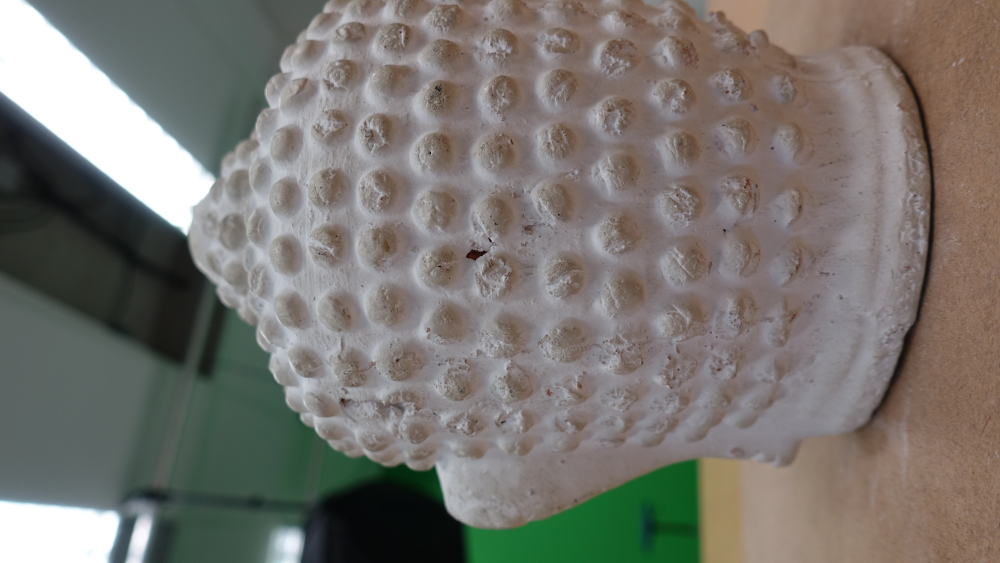
#> input picture reconstruction/v3_current/outputs/neuralangelo/images/00001._c.jpg, 2000 x 1125 px (shown at 1/2 size); its folder holds 4 pictures in this run
$ python benchmark_matching.py   (older library calls are emulated)
#> lines starting #> are read from the running program, lines starting #| are printed output that depends on the picture
### reconstruction/v3_current/ml/feature_embeddings.py
"""
ml/feature_embeddings.py
------------------------
Visual embedding extraction engine for ML image pair similarity ranking.
Provides fast, lightweight, pure-CPU visual feature descriptors with
zero GPU dependency.
"""

import os
from typing import List, Optional, Tuple
import cv2
import numpy as np


class SpatialPyramidVisualEmbedding:
    """
    Lightweight, deterministic visual descriptor combining spatial pyramid
    color moments and directional gradient texture histograms.

    Captures both global scene color layout and localized structural boundaries
    without requiring heavy neural network downloads or CUDA.
    """

    def __init__(self, target_size: Tuple[int, int] = (256, 256)):
        self.target_size = target_size

    def extract(self, image_input) -> np.ndarray:
        """
        Extract a normalized 200-dimensional spatial pyramid visual descriptor.

        Parameters
        ----------
        image_input : str or np.ndarray
            Path to image or pre-loaded BGR image numpy array.

        Returns
        -------
        np.ndarray
            1D float32 normalized embedding vector of shape (200,).
        """
        if isinstance(image_input, (str, bytes, os.PathLike)):
            img = cv2.imread(str(image_input), cv2.IMREAD_COLOR)
#> img is the input picture: shape (1125, 2000, 3); mean B, G, R 111.1, 116.7, 120.1
            if img is None:
                raise ValueError(f"Could not read image from path: {image_input}")
        else:
            img = image_input

        # Canonical resize
        img_small = cv2.resize(img, self.target_size, interpolation=cv2.INTER_AREA)

        # Multi-color space conversions
        hsv = cv2.cvtColor(img_small, cv2.COLOR_BGR2HSV)
#> hsv: shape (256, 256, 3); mean H, S, V 62.3, 43, 125.9
        lab = cv2.cvtColor(img_small, cv2.COLOR_BGR2LAB)
#> lab: shape (256, 256, 3); mean of channels 0, 1, 2 124.6, 128.6, 131.9
        gray = cv2.cvtColor(img_small, cv2.COLOR_BGR2GRAY)
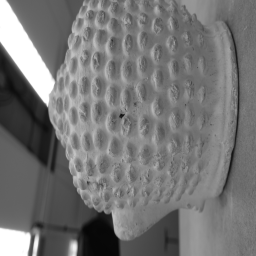
#> gray: shape (256, 256); min 6, max 255, mean 117.1

        h, w = self.target_size
        h_half, w_half = h // 2, w // 2

        # 2-Level Spatial Pyramid: Level 0 (1x1 global), Level 1 (2x2 quadrants)
        grids = [
            (0, 0, h, w),               # Global
            (0, 0, h_half, w_half),     # Top-Left
            (0, w_half, h_half, w),     # Top-Right
            (h_half, 0, h, w_half),     # Bottom-Left
            (h_half, w_half, h, w),     # Bottom-Right
        ]

        features = []
        for y1, x1, y2, x2 in grids:
            hsv_cell = hsv[y1:y2, x1:x2]
            lab_cell = lab[y1:y2, x1:x2]
            gray_cell = gray[y1:y2, x1:x2]

            # 1. Color distribution: Hue (16 bins), Saturation (8 bins), Chroma-B (8 bins)
            h_hist = cv2.calcHist([hsv_cell], [0], None, [16], [0, 180]).flatten()
            s_hist = cv2.calcHist([hsv_cell], [1], None, [8], [0, 256]).flatten()
            b_hist = cv2.calcHist([lab_cell], [2], None, [8], [0, 256]).flatten()

            # 2. Structural texture: Sobel gradient orientation histogram (8 bins)
            gx = cv2.Sobel(gray_cell, cv2.CV_32F, 1, 0, ksize=3)
            gy = cv2.Sobel(gray_cell, cv2.CV_32F, 0, 1, ksize=3)
            mag, ang = cv2.cartToPolar(gx, gy, angleInDegrees=True)
            g_hist = np.histogram(ang, bins=8, range=(0, 360), weights=mag)[0].astype(np.float32)

            cell_feat = np.concatenate([h_hist, s_hist, b_hist, g_hist]).astype(np.float32)
            norm = np.linalg.norm(cell_feat)
            if norm > 1e-7:
                cell_feat /= norm
            features.append(cell_feat)
#> this loop made 5 passes
#> (s_hist, b_hist, norm) on passes 1 to 4: ([34087, 14615, 12514, 2114, 389, 152, 1628, 37], [0, 0, 0, 17033, 48503, 0, 0, 0], 1329991.9), ([11934, 3604, 788, 50, 1, 6, 1, 0], [0, 0, 0, 5542, 10842, 0, 0, 0], 469576), ([6425, 4337, 4614, 971, 37, 0, 0, 0], [0, 0, 0, 2169, 14215, 0, 0, 0], 317102.4), ([8661, 3493, 3021, 599, 307, 99, 168, 36], [0, 0, 0, 5337, 11047, 0, 0, 0], 321126.6)
#> pass 1, in extract, `gy = cv2.Sobel(gray_cell, cv2.CV_32F, 0, 1, ksize=3)`:
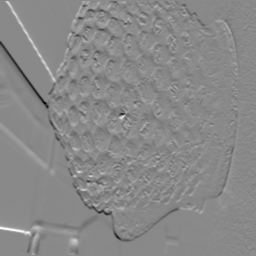
#> gy: shape (256, 256) float32; min -479, max 411, mean -0.4; drawn with min black and max white
#> pass 1, in extract, `mag, ang = cv2.cartToPolar(gx, gy, angleInDegrees=True)`:
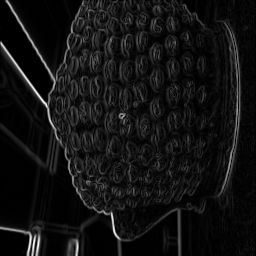
#> mag: shape (256, 256) float32; min 0, max 673.5, mean 49.1; drawn with min black and max white
#> pass 1, in extract, `mag, ang = cv2.cartToPolar(gx, gy, angleInDegrees=True)`:
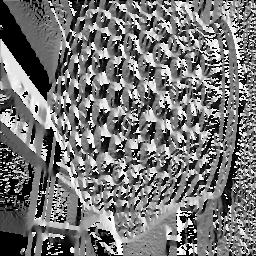
#> ang: shape (256, 256) float32; min 0, max 359.8, mean 166.7; drawn with min black and max white
#> after the loop:
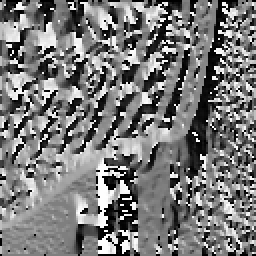
#> ang: shape (128, 128) float32 (shown 2 times larger); min 0, max 359.7, mean 171.2; drawn with min black and max white
#> after the loop:
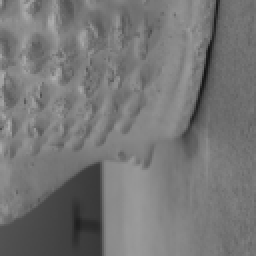
#> gray_cell: shape (128, 128) (shown 2 times larger); min 20, max 173, mean 117.7
#> after the loop:
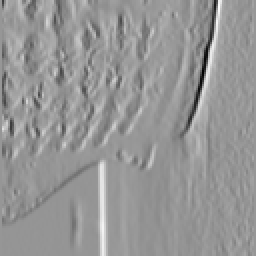
#> gx: shape (128, 128) float32 (shown 2 times larger); min -396, max 274, mean -0.9; drawn with min black and max white
#> after the loop, features = 5 items

        vec = np.concatenate(features).astype(np.float32)
#> vec = 200 values, max 0.612 at index 75, min 0 at index 24, mean 0.0635
        total_norm = np.linalg.norm(vec)
#> total_norm = 2.24
        if total_norm > 1e-7:
            vec /= total_norm
#> vec = 200 values, max 0.274 at index 75, min 0 at index 24, mean 0.0284
        return vec


class ONNXVisualEmbedding:
    """
    Optional deep learning visual embedding extractor using ONNX Runtime CPU.
    """

    # [29 lines left out: functions __init__, extract, not called in this run]


class VisualEmbeddingExtractor:
    """
    Unified manager for extracting image feature embeddings across an image list.
    """

    def __init__(self, method: str = "auto", model_path: Optional[str] = None):
        self.method = method
        self.backend = None

        if method in ("onnx", "auto") and model_path and os.path.exists(model_path):
            try:
                self.backend = ONNXVisualEmbedding(model_path)
            except Exception as e:
                print(f"[ML-EMBEDDING] Warning initializing ONNX backend: {e}. Falling back to spatial pyramid.")

        if self.backend is None:
            self.backend = SpatialPyramidVisualEmbedding()

    def extract_single(self, image_path: str) -> np.ndarray:
        return self.backend.extract(image_path)

    def extract_batch(
        self,
        image_paths: List[str],
        progress_callback=None
    ) -> np.ndarray:
        """
        Extract normalized embedding vectors for an entire list of images.
        """
        embeddings = []
        total = len(image_paths)
        for idx, path in enumerate(image_paths):
            emb = self.extract_single(path)
#> emb has the same summary as vec in extract
            embeddings.append(emb)
            if progress_callback and (idx % max(1, total // 5) == 0 or idx == total - 1):
                progress_callback(f"[ML-EMBEDDING] Extracted {idx + 1}/{total} visual embeddings...")
#> pass 2 of the loop in extract_batch, `for idx, path in enumerate(image_paths):`:
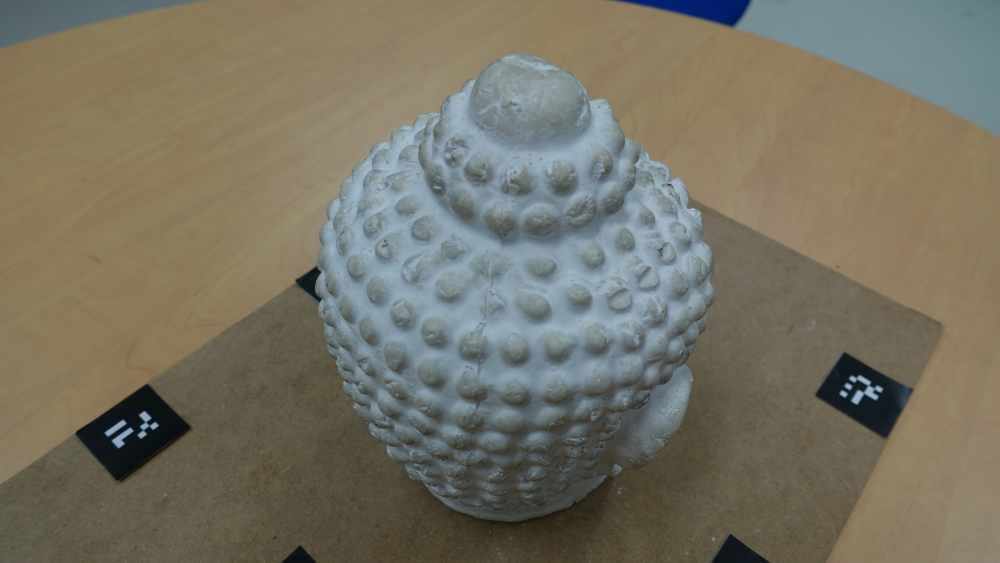
#> input picture reconstruction/v3_current/outputs/neuralangelo/images/00002._c.jpg, 2000 x 1125 px (shown at 1/2 size)
#> in extract, img is the input picture: shape (1125, 2000, 3); mean B, G, R 99.4, 114.5, 118.7
#> in extract (call 2), `gray = cv2.cvtColor(img_small, cv2.COLOR_BGR2GRAY)`:
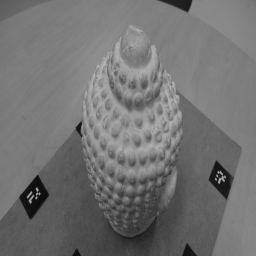
#> gray: shape (256, 256); min 13, max 180, mean 114
#> the loop in extract (call 2), `for y1, x1, y2, x2 in grids:` made 5 passes
#> (s_hist, b_hist, norm) on passes 1 to 2: ([5291, 21794, 36319, 1865, 78, 6, 13, 170], [0, 0, 183, 17275, 48078, 0, 0, 0], 722921.4), ([600, 4165, 11481, 138, 0, 0, 0, 0], [0, 0, 0, 3642, 12742, 0, 0, 0], 130345)
#> after the loop in extract (call 2), `for y1, x1, y2, x2 in grids:`:
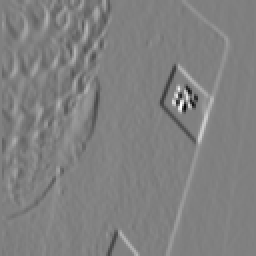
#> gx: shape (128, 128) float32 (shown 2 times larger); min -574, max 567, mean 1.7; drawn with min black and max white
#> in extract (call 2), `vec = np.concatenate(features).astype(np.float32)`: vec = 200 values, max 0.589 at index 72, min 0 at index 11, mean 0.0727
#> in extract (call 2), `vec /= total_norm`: vec = 200 values, max 0.263 at index 72, min 0 at index 11, mean 0.0325
#> emb has the same summary as vec in extract

        return np.asarray(embeddings, dtype=np.float32)

### reconstruction/v3_current/ml/image_pair_ranker.py
"""
ml/image_pair_ranker.py
-----------------------
Core ML candidate image pair selection and graph connectivity verification engine.
Replaces O(N^2) all-to-all matching with top-K visual similarity candidate pairs
while guaranteeing graph connectivity and multi-view reconstruction integrity.
"""

import os
from typing import List, Tuple, Dict, Any, Optional
import numpy as np
import networkx as nx

from ml.config import MLPairRankingConfig
from ml.feature_embeddings import VisualEmbeddingExtractor


class ImagePairRanker:
    """
    Ranks image pairs by visual feature similarity, constructs a symmetric candidate graph,
    enforces minimum degree and connectivity, and exports COLMAP-compatible pair lists.
    """

    def __init__(self, config: Optional[MLPairRankingConfig] = None):
        self.config = config or MLPairRankingConfig()
        self.embedding_extractor = VisualEmbeddingExtractor(
            method=self.config.embedding_method
        )

    def rank_pairs(
        self,
        image_paths: List[str],
        progress_callback=None
    ) -> Dict[str, Any]:
        """
        Extract embeddings, rank image pairs by visual similarity, enforce
        graph connectivity, and return candidate pairs and diagnostics.

        Parameters
        ----------
        image_paths : List[str]
            Full paths or filenames of the input images.
        progress_callback : callable, optional
            Function to receive status messages.

        Returns
        -------
        Dict[str, Any]
            Dictionary containing:
            - "candidate_pairs": List[Tuple[str, str]] (unique canonical pairs)
            - "pair_scores": Dict[Tuple[str, str], float]
            - "diagnostics": Dict of graph connectivity, degree, and reduction stats
            - "is_connected": bool
        """
        import time
        t_start = time.perf_counter()
        total_images = len(image_paths)
        exhaustive_count = (total_images * (total_images - 1)) // 2

        if total_images < 2:
            return {
                "candidate_pairs": [],
                "pair_scores": {},
                "diagnostics": {
                    "total_images": total_images,
                    "exhaustive_pairs": 0,
                    "candidate_pairs": 0,
                    "pair_reduction_pct": 0.0,
                    "connected_components": 0,
                    "is_connected": True,
                    "min_degree": 0,
                    "avg_degree": 0.0,
                },
                "is_connected": True
            }

        # Canonical basenames used by COLMAP
        image_names = [os.path.basename(p) for p in image_paths]

        if progress_callback:
            progress_callback(f"[ML-RANKER] Extracting visual embeddings for {total_images} images...")

        embeddings = self.embedding_extractor.extract_batch(
            image_paths,
            progress_callback=progress_callback
        )

        # ── 1. Cosine Similarity Matrix ──────────────────────────────────────────
        # Since embeddings are L2-normalized, matrix dot product gives cosine similarity
        sim_matrix = np.dot(embeddings, embeddings.T)
        np.clip(sim_matrix, -1.0, 1.0, out=sim_matrix)

        # ── 2. Top-K Candidate Graph Construction ────────────────────────────────
        G = nx.Graph()
        for name in image_names:
            G.add_node(name)

        pair_scores: Dict[Tuple[str, str], float] = {}

        top_k = max(1, min(self.config.top_k, total_images - 1))
        min_pairs = max(1, min(self.config.min_pairs_per_image, total_images - 1))
        thresh = self.config.similarity_threshold

        for i in range(total_images):
            src_name = image_names[i]
            scores = sim_matrix[i].copy()
            scores[i] = -999.0  # mask self-similarity

            sorted_indices = np.argsort(-scores)

            # Filter by threshold, but guarantee at least min_pairs per image
            chosen_indices = []
            for idx in sorted_indices:
                score = float(scores[idx])
                if len(chosen_indices) < min_pairs:
                    chosen_indices.append((idx, score))
                elif len(chosen_indices) < top_k and score >= thresh:
                    chosen_indices.append((idx, score))
                elif len(chosen_indices) >= top_k:
                    break

            for dst_idx, score in chosen_indices:
                dst_name = image_names[dst_idx]
                if src_name != dst_name:
                    canonical_pair = tuple(sorted([src_name, dst_name]))
                    G.add_edge(canonical_pair[0], canonical_pair[1], weight=score)
                    pair_scores[canonical_pair] = max(pair_scores.get(canonical_pair, -1.0), score)

        # ── 3. Graph Connectivity Validation & Component Bridging (Stage 5) ─────
        num_components = nx.number_connected_components(G)

        if num_components > 1 and self.config.auto_bridge_components:
            if progress_callback:
                progress_callback(
                    f"[ML-RANKER] Initial candidate graph has {num_components} components. "
                    "Bridging disconnected components via highest similarity inter-cluster edges..."
                )

            components = list(nx.connected_components(G))
            # Sort components by size descending — component 0 is the main giant component
            components.sort(key=len, reverse=True)
            main_comp = set(components[0])

            name_to_idx = {name: idx for idx, name in enumerate(image_names)}

            for other_comp in components[1:]:
                best_score = -999.0
                best_pair = None

                for u_name in other_comp:
                    u_idx = name_to_idx[u_name]
                    for v_name in main_comp:
                        v_idx = name_to_idx[v_name]
                        score = float(sim_matrix[u_idx, v_idx])
                        if score > best_score:
                            best_score = score
                            best_pair = (u_name, v_name)

                if best_pair:
                    canon = tuple(sorted(best_pair))
                    G.add_edge(canon[0], canon[1], weight=best_score)
                    pair_scores[canon] = best_score
                    main_comp.update(other_comp)

            num_components = nx.number_connected_components(G)

        # ── 4. Max Total Pairs Trimming (if requested) ───────────────────────────
        if self.config.max_total_pairs and G.number_of_edges() > self.config.max_total_pairs:
            # Sort edges by weight descending, but ensure spanning tree connectivity is preserved
            mst = nx.maximum_spanning_tree(G, weight="weight")
            non_mst_edges = [
                (u, v, data["weight"])
                for u, v, data in G.edges(data=True)
                if not mst.has_edge(u, v)
            ]
            non_mst_edges.sort(key=lambda x: x[2], reverse=True)

            budget_remaining = max(0, self.config.max_total_pairs - mst.number_of_edges())
            keep_edges = set(mst.edges())
            for u, v, _ in non_mst_edges[:budget_remaining]:
                keep_edges.add((u, v))

            # Reconstruct G with kept edges
            G_trimmed = nx.Graph()
            for n in image_names:
                G_trimmed.add_node(n)
            for u, v in keep_edges:
                G_trimmed.add_edge(u, v, weight=pair_scores[tuple(sorted([u, v]))])
            G = G_trimmed

        candidate_pairs = [tuple(sorted([u, v])) for u, v in G.edges()]
        # Sort canonically for determinism
        candidate_pairs.sort()

        # ── 5. Telemetry & Metrics ───────────────────────────────────────────────
        degrees = [d for _, d in G.degree()]
        min_deg = min(degrees) if degrees else 0
        max_deg = max(degrees) if degrees else 0
        avg_deg = float(np.mean(degrees)) if degrees else 0.0
        final_components = nx.number_connected_components(G)
        reduction_pct = round((1.0 - (len(candidate_pairs) / max(exhaustive_count, 1))) * 100.0, 2)

        elapsed_sec = round(float(time.perf_counter() - t_start), 3)

        diagnostics = {
            "total_images": total_images,
            "exhaustive_pairs": exhaustive_count,
            "exhaustive_pairs_baseline": exhaustive_count,
            "candidate_pairs": len(candidate_pairs),
            "candidate_pairs_selected": len(candidate_pairs),
            "pair_reduction_pct": reduction_pct,
            "pairs_reduction_percent": reduction_pct,
            "connected_components": final_components,
            "is_connected": (final_components == 1),
            "min_degree": min_deg,
            "max_degree": max_deg,
            "avg_degree": round(avg_deg, 2),
            "mean_degree": round(avg_deg, 2),
            "top_k": top_k,
            "min_pairs_per_image": min_pairs,
            "similarity_threshold": thresh,
            "embedding_method": self.config.embedding_method,
            "computation_time_seconds": elapsed_sec,
        }

        if progress_callback:
            progress_callback(
                f"[ML-RANKER] Selected {len(candidate_pairs):,} candidate pairs "
                f"from {exhaustive_count:,} exhaustive pairs ({reduction_pct}% reduction). "
                f"Min degree: {min_deg}, Avg degree: {avg_deg:.1f}, Components: {final_components}."
            )

        return {
            "candidate_pairs": candidate_pairs,
            "pair_scores": pair_scores,
            "diagnostics": diagnostics,
            "is_connected": (final_components == 1)
        }

    # [16 lines left out: function rank_images, not called in this run]

    def save_colmap_pairs(
        self,
        candidate_pairs: List[Tuple[str, str]],
        output_file_path: str
    ) -> str:
        """
        Export candidate pairs to a COLMAP-compatible match list text file.
        """
        return save_colmap_pairs(candidate_pairs, output_file_path)


# [24 lines left out: function compute_graph_metrics, not called in this run]


def save_colmap_pairs(
    candidate_pairs: List[Tuple[str, str]],
    output_file_path: str
) -> str:
    """
    Export candidate pairs to a COLMAP-compatible match list text file.
    Each line contains two space-separated image names.
    """
    os.makedirs(os.path.dirname(os.path.abspath(output_file_path)), exist_ok=True)
    with open(output_file_path, "w", encoding="utf-8") as f:
        for img1, img2 in candidate_pairs:
            f.write(f"{img1} {img2}\n")

    return output_file_path

### reconstruction/v3_current/benchmark_matching.py
import os
import sys
import time
import shutil
import sqlite3
import subprocess
from pathlib import Path

# Add project root to sys.path
PROJECT_ROOT = Path(__file__).resolve().parent
sys.path.insert(0, str(PROJECT_ROOT))

from ml import ImagePairRanker, MLPairRankingConfig

def main():
    print("=== PowerTwinAI: ML vs Exhaustive Benchmark ===")
    img_dir = PROJECT_ROOT / "colmap_workspace" / "images"
    img_paths = sorted([str(p) for p in img_dir.glob("*.jpg")])
    total_images = len(img_paths)
    print(f"Dataset images: {total_images}")

    # 1. ML Pair Ranking
    cfg = MLPairRankingConfig(
        enabled=True,
        top_k=8,
        min_pairs_per_image=4,
        auto_bridge_components=True,
        ensure_connected=True
    )
    ranker = ImagePairRanker(cfg)
    t0 = time.perf_counter()
    rank_res = ranker.rank_pairs(img_paths)
    t_rank = time.perf_counter() - t0

    candidate_pairs = rank_res["candidate_pairs"]
    diag = rank_res["diagnostics"]
    ex_pairs = diag["exhaustive_pairs"]
    print(f"\n[1] ML Pair Ranking completed in {t_rank:.3f}s")
    print(f"    - Baseline Exhaustive Pairs: {ex_pairs}")
    print(f"    - Selected Candidate Pairs: {len(candidate_pairs)}")
    print(f"    - Reduction: {diag['pair_reduction_pct']}%")
    print(f"    - Connected Components: {diag['connected_components']}")
    print(f"    - Degree: min={diag['min_degree']}, mean={diag['avg_degree']}, max={diag['max_degree']}")

    # Save candidate pairs
    pairs_txt = PROJECT_ROOT / "temp_session" / "benchmark_ml_pairs.txt"
    pairs_txt.parent.mkdir(parents=True, exist_ok=True)
    ranker.save_colmap_pairs(candidate_pairs, str(pairs_txt))

    # 2. Setup benchmark DB using already extracted keypoints
    db_source = PROJECT_ROOT / "colmap_workspace" / "database.db"
    db_bench = PROJECT_ROOT / "temp_session" / "benchmark_ml.db"
    if db_bench.exists():
        os.remove(db_bench)
    shutil.copy2(db_source, db_bench)

    con = sqlite3.connect(db_bench)
    cur = con.cursor()
    cur.execute("PRAGMA journal_mode=DELETE")
#> (the run stopped early here; a loop or call above may not have finished)
